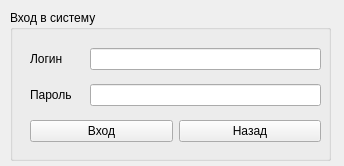
<?xml version="1.0" encoding="UTF-8"?>
<ui version="4.0">
 <class>Login</class>
 <widget class="QWidget" name="Login">
  <property name="geometry">
   <rect>
    <x>0</x>
    <y>0</y>
    <width>344</width>
    <height>166</height>
   </rect>
  </property>
  <property name="windowTitle">
   <string>Авторизация</string>
  </property>
  <widget class="QGroupBox" name="groupBox">
   <property name="geometry">
    <rect>
     <x>10</x>
     <y>10</y>
     <width>321</width>
     <height>151</height>
    </rect>
   </property>
   <property name="title">
    <string>Вход в систему</string>
   </property>
   <widget class="QWidget" name="verticalLayoutWidget">
    <property name="geometry">
     <rect>
      <x>20</x>
      <y>30</y>
      <width>291</width>
      <height>111</height>
     </rect>
    </property>
    <layout class="QVBoxLayout" name="verticalLayout">
     <item>
      <layout class="QHBoxLayout" name="horizontalLayout">
       <item>
        <widget class="QLabel" name="label_login">
         <property name="minimumSize">
          <size>
           <width>54</width>
           <height>0</height>
          </size>
         </property>
         <property name="text">
          <string>Логин</string>
         </property>
        </widget>
       </item>
       <item>
        <widget class="QLineEdit" name="lineEdit_login"/>
       </item>
      </layout>
     </item>
     <item>
      <layout class="QHBoxLayout" name="horizontalLayout_2">
       <item>
        <widget class="QLabel" name="label_pass">
         <property name="minimumSize">
          <size>
           <width>54</width>
           <height>0</height>
          </size>
         </property>
         <property name="text">
          <string>Пароль</string>
         </property>
        </widget>
       </item>
       <item>
        <widget class="QLineEdit" name="lineEdit_pass">
         <property name="echoMode">
          <enum>QLineEdit::Password</enum>
         </property>
        </widget>
       </item>
      </layout>
     </item>
     <item>
      <layout class="QHBoxLayout" name="horizontalLayout_3">
       <item>
        <widget class="QPushButton" name="pushButton_login">
         <property name="text">
          <string>Вход</string>
         </property>
        </widget>
       </item>
       <item>
        <widget class="QPushButton" name="pushButton_back">
         <property name="text">
          <string>Назад</string>
         </property>
        </widget>
       </item>
      </layout>
     </item>
    </layout>
   </widget>
  </widget>
 </widget>
 <resources/>
 <connections/>
</ui>
